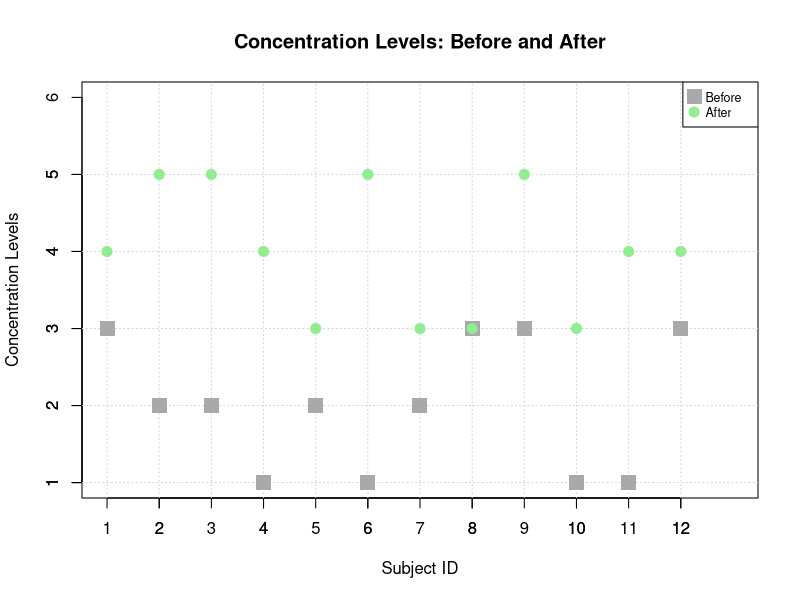
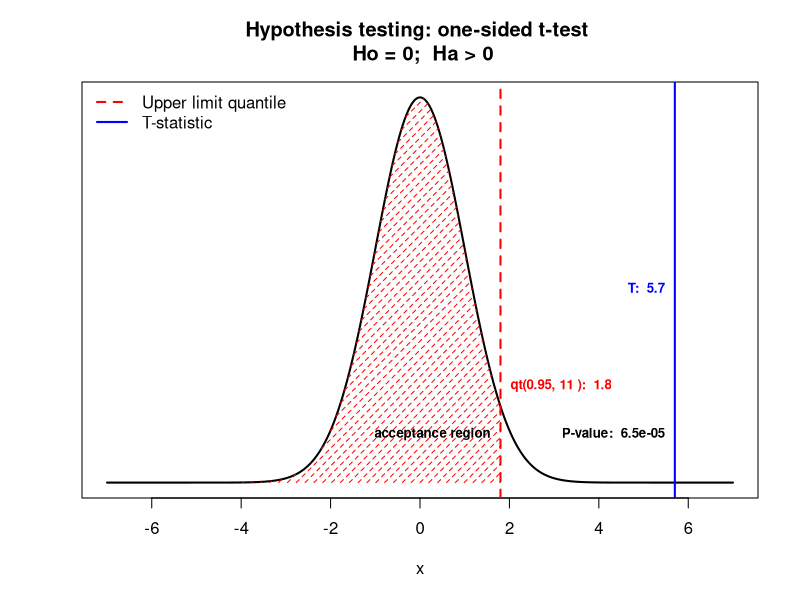
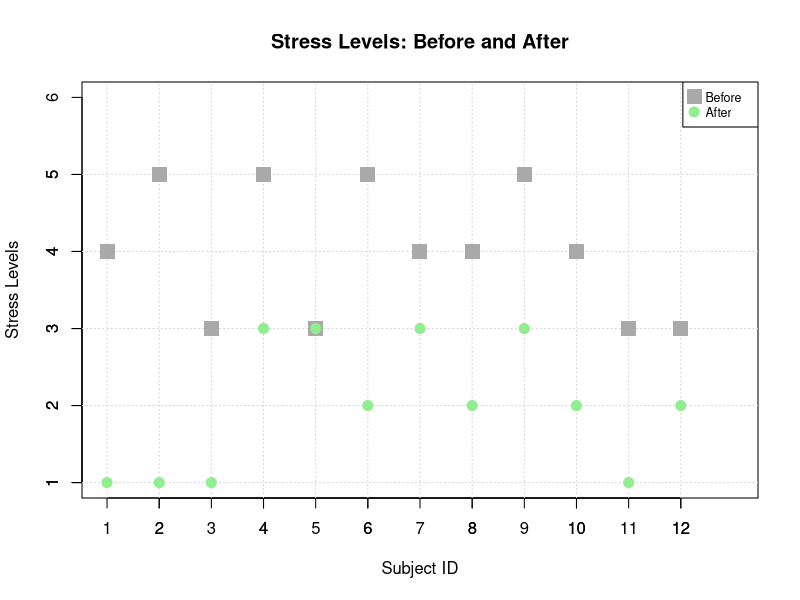
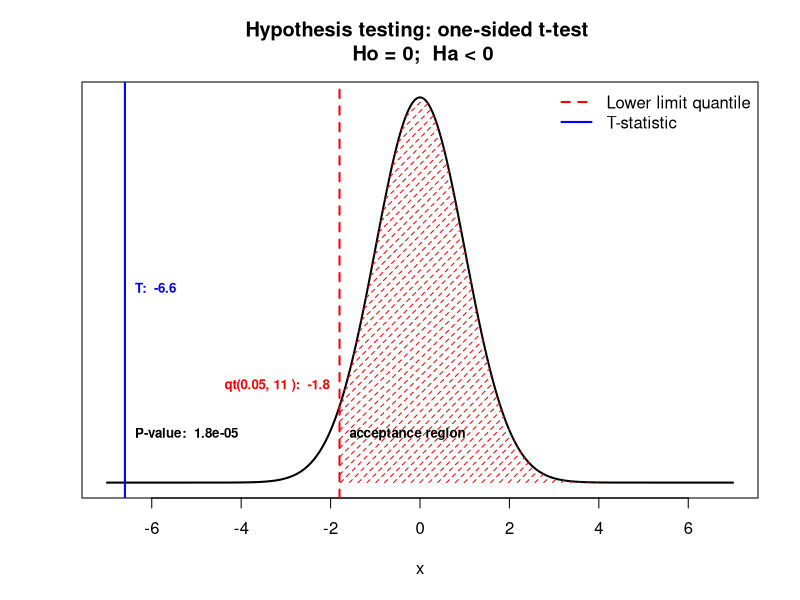
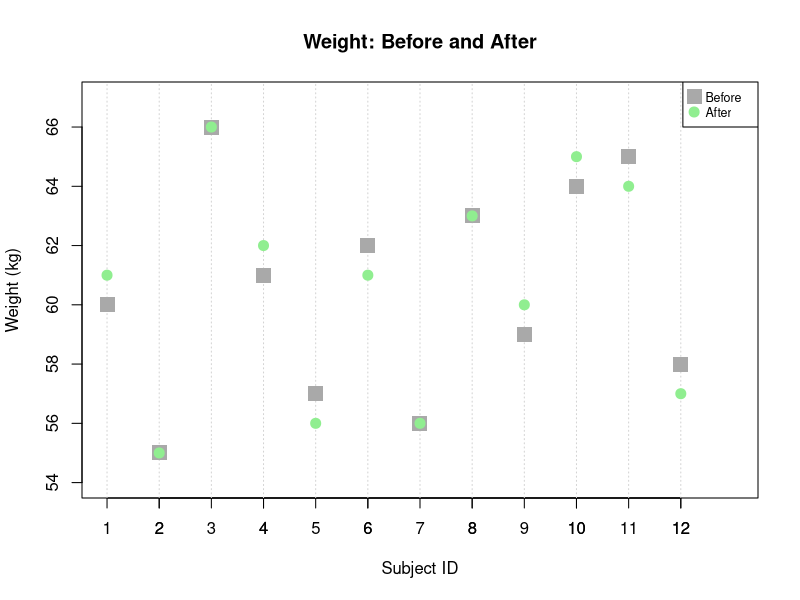
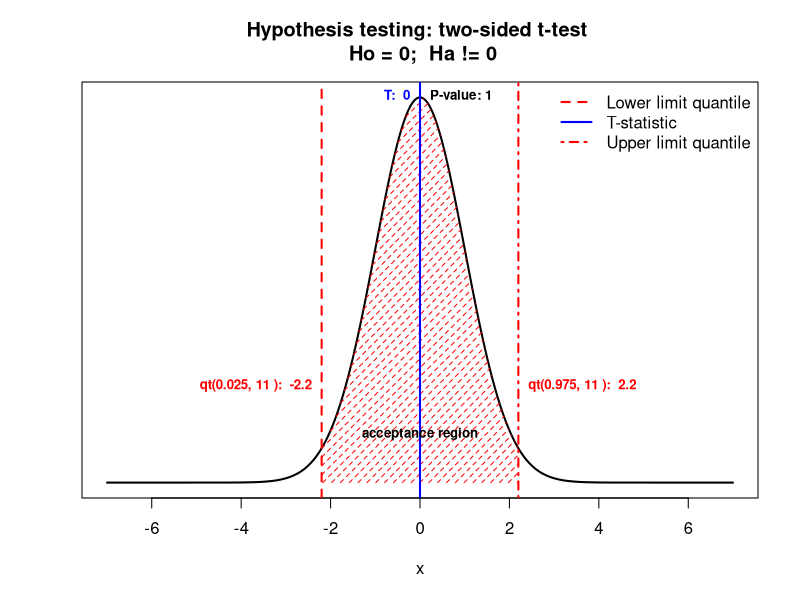

R code for these plots, in order:
## ---- chunk 1

set.seed(321321)

# Initiating dataset with fields subject.id and timing
# subject.id varies from 1 to 12 (before set) and repeats (after set)
# timing is set to "before" or "after" based on when the observation was taken
    meditate = data.frame(subject.id = rep(1:12,2), timing = c(rep("before",12),rep("after",12)))

# Adding field for concentration levels
# First 12 rows have levels 1 to 3 randomly assigned (before set)
# Next 12 rows have levels 3 to 5 randomly assigned (after set)
    meditate$concentration = c(sample(rep(1:3,4)), sample(rep(3:5,4)))

# Adding field for stress levels
# First 12 rows have levels 3 to 5 randomly assigned (before set)
# Next 12 rows have levels 1 to 3 randomly assigned (after set)
    meditate$stress = c(sample(rep(3:5,4)), sample(rep(1:3,4)))

# Adding field for body weight in kg
# First 12 rows have weight 55kg to 66kg randomly assigned (before set)
    meditate$weight[1:12] = sample(55:66)
# Random weight changes -1kg, 0kg, 1kg
    weightchange = sample(rep(-1:1,4)) 
# Last 12 rows filled with original weight + weight change (after set)
    meditate$weight[13:24] = meditate$weight[1:12] + weightchange 

## ---- chunk 2

dim(meditate)

meditate[meditate$subject.id == 1:3,]

## ---- chunk 3

with(meditate, {

# set stage
plot(NA,NA, xlab = "", ylab = "", xlim = c(1,13), ylim = c(1,6))
Axis(1:12, at = 1:12, side = 1)
Axis(1:5, at = 1:5, side = 2)
title(xlab = "Subject ID", ylab = "Concentration Levels")
title(main = "Concentration Levels: Before and After")
abline(v = 1:12, col = "lightgrey", lty = 3)
abline(h = 1:5, col = "lightgrey", lty = 3)

# plot before and after levels 
points(x=subject.id[timing=="before"], y=concentration[timing=="before"], pch = 15, col = "darkgrey", cex = 2)
points(x=subject.id[timing=="after"], y=concentration[timing=="after"], pch = 20, col = "lightgreen", cex = 2)

# legend
legend("topright", cex = 0.75, pch = c(15,20), pt.cex = 2, col = c("darkgrey","lightgreen"), legend=c("Before","After"), text.width = strwidth("Before"))

})


## ---- chunk 4

before = meditate$concentration[meditate$timing=="before"]
after = meditate$concentration[meditate$timing=="after"]

t.test(after, before, paired = TRUE, alternative = "greater")

## ---- chunk 5

# Store test results
	test = t.test(after, before, paired = TRUE, alternative = "greater")

	df = round(test$parameter,1)
	tstat = round(test$statistic,1)
	pvalue = round(test$p.value,6)

	upper.x = round(qt(0.95, df),1)

# Plot t-distribution curve
	Tx = seq(-7,7,0.01)
	Ty = dt(Tx, df = length(Tx)-1)
	plot(Tx, Ty, type="l", lwd = 2, xlab="x", ylab="", yaxt="n")
	title(main = "Hypothesis testing: one-sided t-test \n Ho = 0;  Ha > 0")

# Plot test results
	# Upper limit
	abline(v = upper.x, col = "red", lty = 2, lwd = 2) 

	# Acceptance region
	accept.x = seq(-4, upper.x, by = 0.01)
	accept.y = dt(accept.x, df = length(accept.x))
	polygon(c(-4, accept.x, upper.x), c(0, accept.y, 0), col = "red", density = 16, lty = 2, border = FALSE)
	
	# T-statistic
	abline(v = tstat, col = "blue", lwd = 2)

	# Legend
	legend("topleft", bty="n", lty=c(2,1), lwd=2, col=c("red","blue"), legend=c("Upper limit quantile","T-statistic"))

	# Labeling
	text(upper.x, 0.05, pos=2, "acceptance region", font = 2, cex=0.8)
	text(upper.x, 0.1, pos = 4, col="red", font=2, paste("qt(0.95,",df,"): ",upper.x), cex = 0.8)
	text(tstat, 0.2, pos = 2, col = "blue", font=2, paste("T: ",tstat), cex = 0.8)
	text(tstat, 0.05, pos = 2, col = "black", font = 2, paste("P-value: ",pvalue), cex = 0.8)


## ---- chunk 6

with(meditate, {

# set stage
plot(NA,NA, xlab = "", ylab = "", xlim = c(1,13), ylim = c(1,6))
Axis(1:12, at = 1:12, side = 1)
Axis(1:5, at = 1:5, side = 2)
title(xlab = "Subject ID", ylab = "Stress Levels")
title(main = "Stress Levels: Before and After")
abline(v = 1:12, col = "lightgrey", lty = 3)
abline(h = 1:5, col = "lightgrey", lty = 3)

# plot before and after levels 
points(x=subject.id[timing=="before"], y=stress[timing=="before"], pch = 15, col = "darkgrey", cex = 2)
points(x=subject.id[timing=="after"], y=stress[timing=="after"], pch = 20, col = "lightgreen", cex = 2)

# legend
legend("topright", cex = 0.75, pch = c(15,20), pt.cex = 2, col = c("darkgrey","lightgreen"), legend=c("Before","After"), text.width = strwidth("Before"))

})


## ---- chunk 7

before = meditate$stress[meditate$timing=="before"]
after = meditate$stress[meditate$timing=="after"]

t.test(after, before, paired = TRUE, alternative = "less")

## ---- chunk 8

# Store test results
	test = t.test(after, before, paired = TRUE, alternative = "less")

	df = round(test$parameter,1)
	tstat = round(test$statistic,1)
	pvalue = round(test$p.value,6)

	lower.x = round(qt(0.05, df),1)

# Plot t-distribution curve
	Tx = seq(-7,7,0.01)
	Ty = dt(Tx, df = length(Tx)-1)
	plot(Tx, Ty, type="l", lwd = 2, xlab="x", ylab="", yaxt="n")
	title(main = "Hypothesis testing: one-sided t-test \n Ho = 0;  Ha < 0")

# Plot test results
	# Lower limit
	abline(v = lower.x, col = "red", lty = 2, lwd = 2) 

	# Acceptance region
	accept.x = seq(lower.x, 4, by = 0.01)
	accept.y = dt(accept.x, df = length(accept.x))
	polygon(c(lower.x, accept.x, 4), c(0, accept.y, 0), col = "red", density = 16, lty = 2, border = 
FALSE)
	
	# T-statistic
	abline(v = tstat, col = "blue", lwd = 2)

	# Legend
	legend("topright", bty="n", lty=c(2,1), lwd=2, col=c("red","blue"), legend=c("Lower limit quantile","T-statistic"))

	# Labeling
	text(lower.x, 0.05, pos=4, "acceptance region", font = 2, cex=0.8)
	text(lower.x, 0.1, pos = 2, col="red", font=2, paste("qt(0.05,",df,"): ",lower.x), cex = 0.8)
	text(tstat, 0.2, pos = 4, col = "blue", font=2, paste("T: ",tstat), cex = 0.8)
	text(tstat, 0.05, pos = 4, col = "black", font = 2, paste("P-value: ",pvalue), cex = 0.8)


## ---- chunk 9

with(meditate, {

# set stage
plot(NA,NA, xlab = "", ylab = "", xlim = c(1,13), ylim = c(54,67))
Axis(1:12, at = 1:12, side = 1)
title(xlab = "Subject ID", ylab = "Weight (kg)")
title(main = "Weight: Before and After")
abline(v = 1:12, col = "lightgrey", lty = 3)
abline(h = 1:5, col = "lightgrey", lty = 3)

# plot before and after levels 
points(x=subject.id[timing=="before"], y=weight[timing=="before"], pch = 15, col = "darkgrey", cex = 2)
points(x=subject.id[timing=="after"], y=weight[timing=="after"], pch = 20, col = "lightgreen", cex = 2)

# legend
legend("topright", cex = 0.75, pch = c(15,20), pt.cex = 2, col = c("darkgrey","lightgreen"), legend=c("Before","After"), text.width = strwidth("Before"))

})


## ---- chunk 10

before = meditate$weight[meditate$timing=="before"]
after = meditate$weight[meditate$timing=="after"]

t.test(after, before, paired = TRUE, alternative = "two.sided")

## ---- chunk 11

# Store test results
	test = t.test(after, before, paired = TRUE, alternative = "two.sided")

	df = round(test$parameter,1)
	tstat = round(test$statistic,1)
	pvalue = round(test$p.value,6)

	lower.x = round(qt(0.025, df),1)
	upper.x = round(qt(0.975, df),1)

# Plot t-distribution curve
	Tx = seq(-7,7,0.01)
	Ty = dt(Tx, df = length(Tx)-1)
	plot(Tx, Ty, type="l", lwd = 2, xlab="x", ylab="", yaxt="n")
	title(main = "Hypothesis testing: two-sided t-test \n Ho = 0;  Ha != 0")

# Plot test results
	# Lower and upper limits
	abline(v = lower.x, col = "red", lty = 2, lwd = 2) 
	abline(v = upper.x, col = "red", lty = 4, lwd = 2)

	# Acceptance region
	accept.x = seq(lower.x, upper.x, by = 0.01)
	accept.y = dt(accept.x, df = length(accept.x))
	polygon(c(lower.x, accept.x, upper.x), c(0, accept.y, 0), col = "red", density = 16, lty = 2, border = 
FALSE)
	
	# T-statistic
	abline(v = tstat, col = "blue", lwd = 2)

	# Legend
	legend("topright", bty="n", lty=c(2,1,4), lwd=2, col=c("red","blue","red"), legend=c("Lower limit quantile","T-statistic","Upper limit quantile"))

	# Labeling
	text(0, 0.05, "acceptance region", font = 2, cex=0.8)
	
	text(lower.x, 0.1, pos = 2, col="red", font=2, paste("qt(0.025,",df,"): ",lower.x), cex = 0.8)
	text(upper.x, 0.1, pos = 4, col="red", font=2, paste("qt(0.975,",df,"): ",upper.x), cex = 0.8)
	
	text(tstat, 0.4, pos = 2, col = "blue", font=2, paste("T: ",tstat), cex = 0.8)
	text(tstat, 0.4, pos = 4, col = "black", font = 2, paste("P-value:",pvalue), cex = 0.8)


